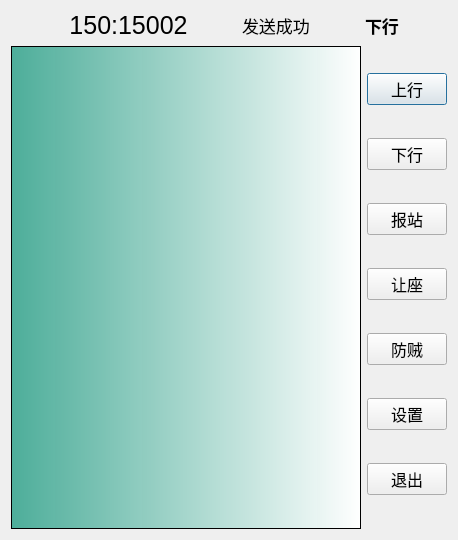
<?xml version="1.0" encoding="UTF-8"?>
<ui version="4.0">
 <class>MyDialog</class>
 <widget class="QDialog" name="MyDialog">
  <property name="geometry">
   <rect>
    <x>0</x>
    <y>0</y>
    <width>458</width>
    <height>540</height>
   </rect>
  </property>
  <property name="windowTitle">
   <string>Dialog</string>
  </property>
  <property name="styleSheet">
   <string notr="true">QDialog{
border-image:url(:/image/back_ground.png);
}
QListWidget
{
	background-color: qlineargradient(spread:pad, x1:0, y1:0, x2:1, y2:0, stop:0 rgba(74, 172, 152, 251), stop:1 rgba(255, 255, 255, 255));
}
QPuchButton
{
	background-color: rgb(170, 255, 255);
	border-style:outset;
	border-width:5px;
	border-radius:10px;
	border-color:rgba(255,255,255,30);
	font:bold 12px;
	color:rgba(0,0,0,100);
	padding:6px;
}
QPushButton:hover
{
	background-color:rgba(100,255,100,100);
	border-color:rgba(255,255,255,200);
	color:rgba(0,0,0,200);
}

QPushButton:pressed
{
	background-color: rgb(155, 206, 164);
	border-style:inset;
	color:rgba(0,0,0,100);
}</string>
  </property>
  <layout class="QVBoxLayout" name="verticalLayout_2">
   <item>
    <layout class="QHBoxLayout" name="horizontalLayout_2">
     <item>
      <spacer name="horizontalSpacer_2">
       <property name="orientation">
        <enum>Qt::Horizontal</enum>
       </property>
       <property name="sizeHint" stdset="0">
        <size>
         <width>58</width>
         <height>20</height>
        </size>
       </property>
      </spacer>
     </item>
     <item>
      <widget class="QLabel" name="label">
       <property name="sizePolicy">
        <sizepolicy hsizetype="Fixed" vsizetype="Fixed">
         <horstretch>0</horstretch>
         <verstretch>0</verstretch>
        </sizepolicy>
       </property>
       <property name="maximumSize">
        <size>
         <width>1677</width>
         <height>1677</height>
        </size>
       </property>
       <property name="font">
        <font>
         <pointsize>19</pointsize>
        </font>
       </property>
       <property name="layoutDirection">
        <enum>Qt::LeftToRight</enum>
       </property>
       <property name="text">
        <string>150:15002</string>
       </property>
       <property name="alignment">
        <set>Qt::AlignCenter</set>
       </property>
      </widget>
     </item>
     <item>
      <spacer name="horizontalSpacer">
       <property name="orientation">
        <enum>Qt::Horizontal</enum>
       </property>
       <property name="sizeHint" stdset="0">
        <size>
         <width>40</width>
         <height>20</height>
        </size>
       </property>
      </spacer>
     </item>
     <item>
      <widget class="QLabel" name="label_3">
       <property name="font">
        <font>
         <pointsize>13</pointsize>
         <weight>50</weight>
         <bold>false</bold>
        </font>
       </property>
       <property name="text">
        <string>发送成功</string>
       </property>
      </widget>
     </item>
     <item>
      <spacer name="horizontalSpacer_4">
       <property name="orientation">
        <enum>Qt::Horizontal</enum>
       </property>
       <property name="sizeHint" stdset="0">
        <size>
         <width>40</width>
         <height>20</height>
        </size>
       </property>
      </spacer>
     </item>
     <item>
      <widget class="QLabel" name="label_2">
       <property name="font">
        <font>
         <pointsize>13</pointsize>
         <weight>75</weight>
         <italic>false</italic>
         <bold>true</bold>
         <underline>false</underline>
         <strikeout>false</strikeout>
        </font>
       </property>
       <property name="text">
        <string>下行</string>
       </property>
      </widget>
     </item>
     <item>
      <spacer name="horizontalSpacer_3">
       <property name="orientation">
        <enum>Qt::Horizontal</enum>
       </property>
       <property name="sizeHint" stdset="0">
        <size>
         <width>28</width>
         <height>20</height>
        </size>
       </property>
      </spacer>
     </item>
    </layout>
   </item>
   <item>
    <layout class="QHBoxLayout" name="horizontalLayout">
     <item>
      <widget class="QListWidget" name="listWidget"/>
     </item>
     <item>
      <layout class="QVBoxLayout" name="verticalLayout">
       <item>
        <widget class="QPushButton" name="pushButton_5">
         <property name="font">
          <font>
           <pointsize>12</pointsize>
          </font>
         </property>
         <property name="text">
          <string>上行</string>
         </property>
        </widget>
       </item>
       <item>
        <widget class="QPushButton" name="pushButton_8">
         <property name="font">
          <font>
           <pointsize>12</pointsize>
          </font>
         </property>
         <property name="text">
          <string>下行</string>
         </property>
        </widget>
       </item>
       <item>
        <widget class="QPushButton" name="pushButton_4">
         <property name="font">
          <font>
           <pointsize>12</pointsize>
          </font>
         </property>
         <property name="text">
          <string>报站</string>
         </property>
        </widget>
       </item>
       <item>
        <widget class="QPushButton" name="pushButton_6">
         <property name="font">
          <font>
           <pointsize>12</pointsize>
          </font>
         </property>
         <property name="text">
          <string>让座</string>
         </property>
        </widget>
       </item>
       <item>
        <widget class="QPushButton" name="pushButton_7">
         <property name="font">
          <font>
           <pointsize>12</pointsize>
          </font>
         </property>
         <property name="text">
          <string>防贼</string>
         </property>
        </widget>
       </item>
       <item>
        <widget class="QPushButton" name="pushButton">
         <property name="font">
          <font>
           <pointsize>12</pointsize>
          </font>
         </property>
         <property name="text">
          <string>设置</string>
         </property>
        </widget>
       </item>
       <item>
        <widget class="QPushButton" name="exit_button">
         <property name="font">
          <font>
           <pointsize>12</pointsize>
          </font>
         </property>
         <property name="text">
          <string>退出</string>
         </property>
        </widget>
       </item>
      </layout>
     </item>
    </layout>
   </item>
  </layout>
 </widget>
 <resources/>
 <connections>
  <connection>
   <sender>exit_button</sender>
   <signal>clicked()</signal>
   <receiver>MyDialog</receiver>
   <slot>close()</slot>
   <hints>
    <hint type="sourcelabel">
     <x>407</x>
     <y>497</y>
    </hint>
    <hint type="destinationlabel">
     <x>255</x>
     <y>134</y>
    </hint>
   </hints>
  </connection>
 </connections>
</ui>
